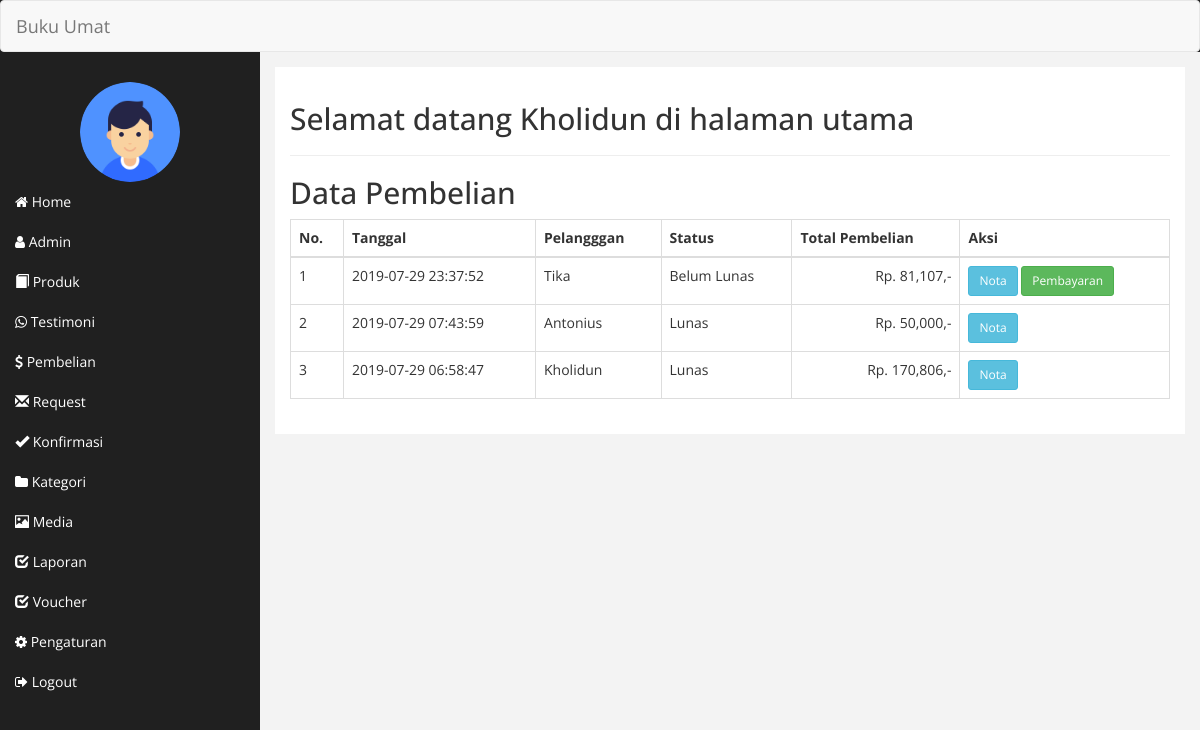
The page /adminbukuumat/index.php (signed in) on the database its author committed.
### tables this page shows
CREATE TABLE `pembelian` (
  `id_pembelian` int(11) NOT NULL,
  `tgl_beli` datetime NOT NULL,
  `total_beli` varchar(225) NOT NULL,
  `total_berat` varchar(225) NOT NULL,
  `total_harga` varchar(225) NOT NULL,
  `biaya_ongkir` varchar(225) NOT NULL,
  `expedisi` varchar(225) NOT NULL,
  `paket_expedisi` varchar(225) NOT NULL,
  `nama_penerima` varchar(225) NOT NULL,
  `alamat_penerima` text NOT NULL,
  `telp_penerima` char(13) NOT NULL,
  `kodepos_penerima` varchar(225) NOT NULL,
  `status_pembelian` varchar(225) NOT NULL,
  `status_kirim` varchar(225) NOT NULL,
  `no_resi` varchar(225) DEFAULT NULL,
  `potongan` int(11) NOT NULL,
  `kode_unik` int(11) NOT NULL
);

### config/class.php (called while the page is built, shortened)
<?php
$mysqli = new mysqli("localhost", "u7951607_goonpro", "Bismillah", "u7951607_bukuumat" );
class admin
{
	public $koneksi;
	function __construct($mysqli)
	{
		$this->koneksi = $mysqli;
	}
	function ambil_admin($ida)
	{
		$ambil = $this->koneksi->query("SELECT * FROM admin WHERE id_admin='$ida'");
		$pecahdata = $ambil->fetch_assoc();
		return $pecahdata;
	}
}
class pembelian extends produk
{
	public $koneksi;
	function __construct($mysqli)
	{
		$this->koneksi = $mysqli;
	}
	function tampil_pembelian()
	{
		$semuadata = array();
		$ambil = $this->koneksi->query("SELECT * FROM pembelian ORDER BY id_pembelian DESC");
		while($pecah = $ambil->fetch_assoc())
		{
			$semuadata[] = $pecah;
		}
		return $semuadata;
	}
}
$admin = new admin($mysqli);
$pembelian = new pembelian($mysqli);
?>

### adminbukuumat/home.php (the view, shortened to what this page needs)
<h2>Selamat datang <?php echo $detailadmin['nama_admin']; ?>  di halaman utama</h2>
<hr/>
<h2>Data Pembelian</h2>
<?php
$datapembelian = $pembelian->tampil_pembelian();
?>
 <table class="table table-bordered" id="thetable">
 	<thead>
 		<tr>
 		<th>No. </th>
 		<th>Tanggal</th>
 		<th>Pelangggan</th>
 		<th>Status</th>
 		<th>Total Pembelian</th>
 		<th>Aksi</th>
 		</tr>
 	</thead>
 	<tbody>
 		<?php foreach ($datapembelian as $key => $value): ?>
 		<tr>
 			<td><?php echo $key+=1; ?></td>
 			<td><?php echo $value['tgl_beli']; ?></td>
 			<td><?php echo $value['nama_penerima'] ?></td>
 			<td><?php echo $value['status_pembelian']; ?></td>
 			<td class='text-right'>Rp. <?php echo number_format($total = $value['total_harga']+$value['biaya_ongkir']+$value['kode_unik']-$value['potongan']); ?>,-</td>
 			<td>
 				<a href="index.php?halaman=nota&id=<?php echo $value['id_pembelian']; ?>" class="btn btn-info btn-sm">Nota</a>
 				<?php if ($value['status_pembelian']!="Lunas"): ?>
 				<a href="index.php?halaman=pembayaran&id=<?php echo $value['id_pembelian']; ?>" class="btn btn-success btn-sm">Pembayaran</a>
 				<?php endif ?>
 			</td>
 		</tr>
 		<?php endforeach ?>
 	</tbody>
 </table>

### adminbukuumat/index.php (shortened to what this page needs)
<?php
include '../config/class.php';
$id_admin = $_SESSION['admin']['id_admin'];
$detailadmin = $admin->ambil_admin($id_admin);
?>
<!DOCTYPE html>
<html lang="en">
<head>
	<link href="../assets/bootstrap/css/bootstrap.min.css" rel="stylesheet">
	<link rel="stylesheet" href="../assets/fontawesome/css/font-awesome.css">
	<link rel="stylesheet" href="../assets/dist/css/sendiri.css">
</head>
<body>
	<?php
	$aktif = "home";
	?>
	<div id="wrapper">
		<nav class="navbar navbar-default">
			<div class="navbar-header">
				<a class="navbar-brand" href="#">Buku Umat</a>
			</div>
		</nav>
		<nav class="navbar-default navbar-side">
			<div class="sidebar-collapse">
				<ul class="nav" id="main-menu">
					<div class="text-center">
							<img src="../assets/foto_admin/<?php echo $detailadmin['foto_admin']; ?>" class="img-circle admin-image">
					</div>
					<li class="<?php if($aktif=="home"){echo "active";} ?>"><a href="index.php"><i class="fa fa-home"></i> Home</a></li>
					<li class="<?php if($aktif=="admin"){echo "active";} ?>"><a href="index.php?halaman=admin"><i class="fa fa-user"></i> Admin</a></li>
					<li><a href="index.php?halaman=produk"><i class="glyphicon glyphicon-book"></i> Produk</a></li>
					<li><a href="index.php?halaman=testimoni"><i class="fa fa-whatsapp"></i> Testimoni</a></li>
					<li><a href="index.php?halaman=pembelian"><i class="fa fa-dollar"></i> Pembelian</a></li>
					<li><a href="index.php?halaman=request"><i class="
						glyphicon glyphicon-envelope"></i> Request</a></li>
						<li><a href="index.php?halaman=konfirmasi"><i class="glyphicon glyphicon-ok"></i> Konfirmasi</a></li>
						<li><a href="index.php?halaman=kategori"><i class="fa fa-folder"></i> Kategori</a></li>
						<li><a href="index.php?halaman=media"><i class="glyphicon glyphicon-picture"></i> Media</a></li>
						<li><a href="index.php?halaman=laporan"><i class="glyphicon glyphicon-check"></i> Laporan</a></li>
						<li><a href="index.php?halaman=voucher"><i class="glyphicon glyphicon-check"></i> Voucher</a></li>
						<li><a href="index.php?halaman=pengaturan"><i class="fa fa-cog"></i> Pengaturan</a></li>
						<li><a href="index.php?halaman=logout"><i class="fa fa-sign-out"></i> Logout</a></li>
					</div>
				</nav>
				<div id="page-wrapper">
					<div id="page-inner">
						<?php
						if(!isset($_GET['halaman']))
						{
							include 'home.php';
						}
						?>
					</div>
				</div>
			</div>
		</body>
		</html>

### rows shown on the page
pembelian: key "1", tgl_beli "2019-07-29 23:37:52", nama_penerima "Tika", status_pembelian "Belum Lunas", total_harga+biaya_ongkir+kode_unik "81,107"
pembelian: key "2", tgl_beli "2019-07-29 07:43:59", nama_penerima "Antonius", status_pembelian "Lunas", total_harga+biaya_ongkir+kode_unik "50,000"
pembelian: key "3", tgl_beli "2019-07-29 06:58:47", nama_penerima "Kholidun", status_pembelian "Lunas", total_harga+biaya_ongkir+kode_unik "170,806"

### other values the page prints
$detailadmin['nama_admin'] "Kholidun"
